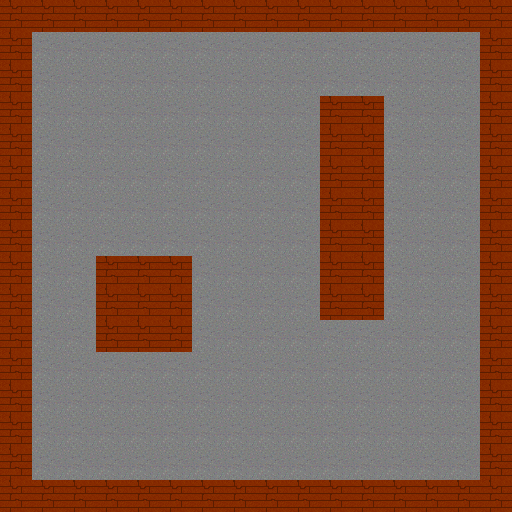

A level layout from a 2D game, rendered from its tile map. Below: a short description, then the map file with its tile-grid data intact:
An orthogonal 16x16 tile map with 32x32 px tiles, 1 tile layer (Tile Layer 1).

<map version="1.0" orientation="orthogonal" width="16" height="16" tilewidth="32" tileheight="32">
 <tileset firstgid="1" name="Tiles" tilewidth="32" tileheight="32" spacing="2" margin="2">
  <image source="Testing Tiles/tilesheet.png" width="256" height="256" />
 </tileset>
 <layer name="Tile Layer 1" width="16" height="16">
  <data encoding="csv">
1,1,1,1,1,1,1,1,1,1,1,1,1,1,1,1,
1,9,9,9,9,9,9,9,9,9,9,9,9,9,9,1,
1,9,9,9,9,9,9,9,9,9,9,9,9,9,9,1,
1,9,9,9,9,9,9,9,9,9,1,1,9,9,9,1,
1,9,9,9,9,9,9,9,9,9,1,1,9,9,9,1,
1,9,9,9,9,9,9,9,9,9,1,1,9,9,9,1,
1,9,9,9,9,9,9,9,9,9,1,1,9,9,9,1,
1,9,9,9,9,9,9,9,9,9,1,1,9,9,9,1,
1,9,9,1,1,1,9,9,9,9,1,1,9,9,9,1,
1,9,9,1,1,1,9,9,9,9,1,1,9,9,9,1,
1,9,9,1,1,1,9,9,9,9,9,9,9,9,9,1,
1,9,9,9,9,9,9,9,9,9,9,9,9,9,9,1,
1,9,9,9,9,9,9,9,9,9,9,9,9,9,9,1,
1,9,9,9,9,9,9,9,9,9,9,9,9,9,9,1,
1,9,9,9,9,9,9,9,9,9,9,9,9,9,9,1,
1,1,1,1,1,1,1,1,1,1,1,1,1,1,1,1
</data>
 </layer>
</map>